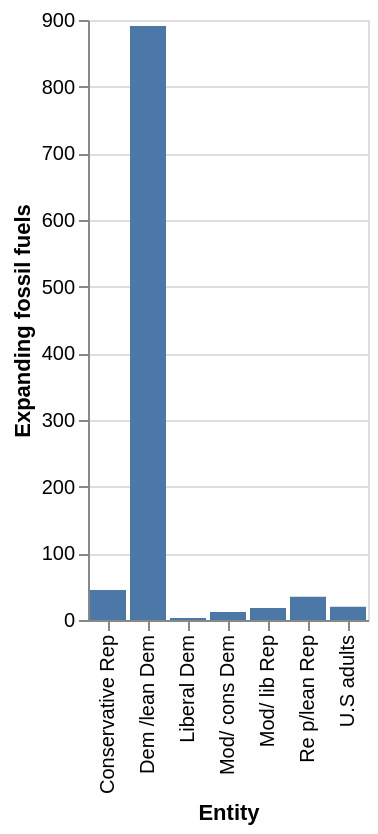

Vega-Lite specification for this chart:
### Vega-Lite specification from a JSON file in a GitHub repository (floating-point values rounded to 4 significant figures)
{"$schema": "https://vega.github.io/schema/vega-lite/v5.json", "description": "Bar chart auto-generated from CSV", "data": {"values": [{"Entity": "Liberal Dem", "Expanding fossil fuels": 3}, {"Entity": "Mod/ cons Dem", "Expanding fossil fuels": 12}, {"Entity": "Mod/ lib Rep", "Expanding fossil fuels": 18}, {"Entity": "Conservative Rep", "Expanding fossil fuels": 45}, {"Entity": "Dem /lean Dem", "Expanding fossil fuels": 891}, {"Entity": "Re p/lean Rep", "Expanding fossil fuels": 35}, {"Entity": "U.S adults", "Expanding fossil fuels": 20}]}, "mark": "bar", "encoding": {"x": {"field": "Entity", "type": "ordinal"}, "y": {"field": "Expanding fossil fuels", "type": "quantitative"}}}
